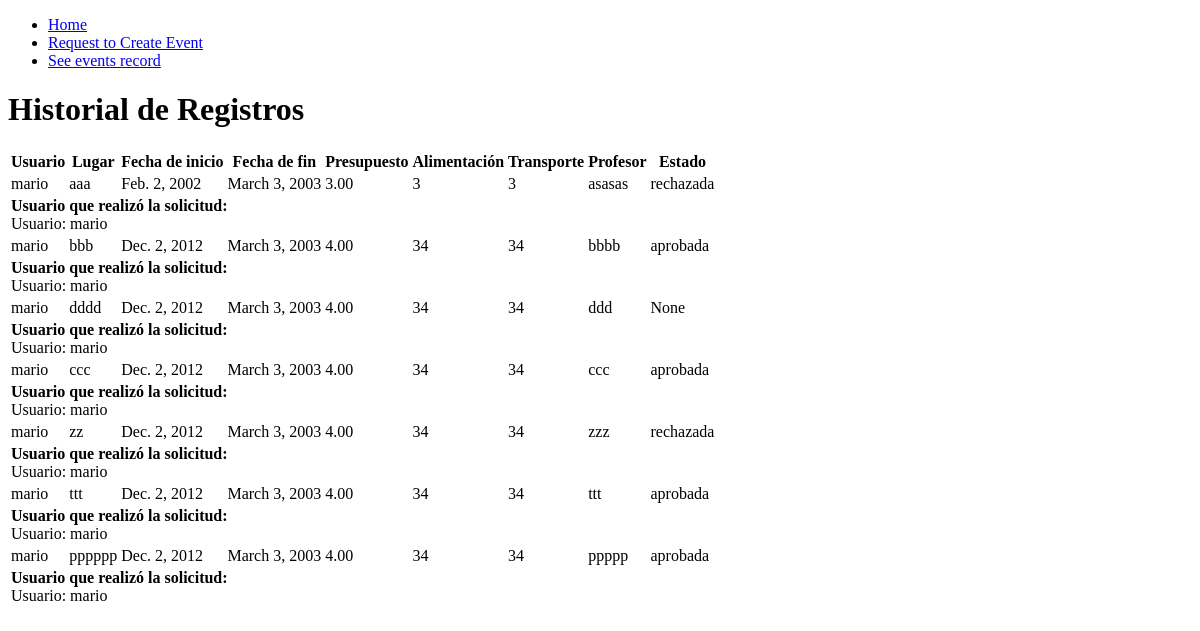
Page /event-record/ on the earlier database version.
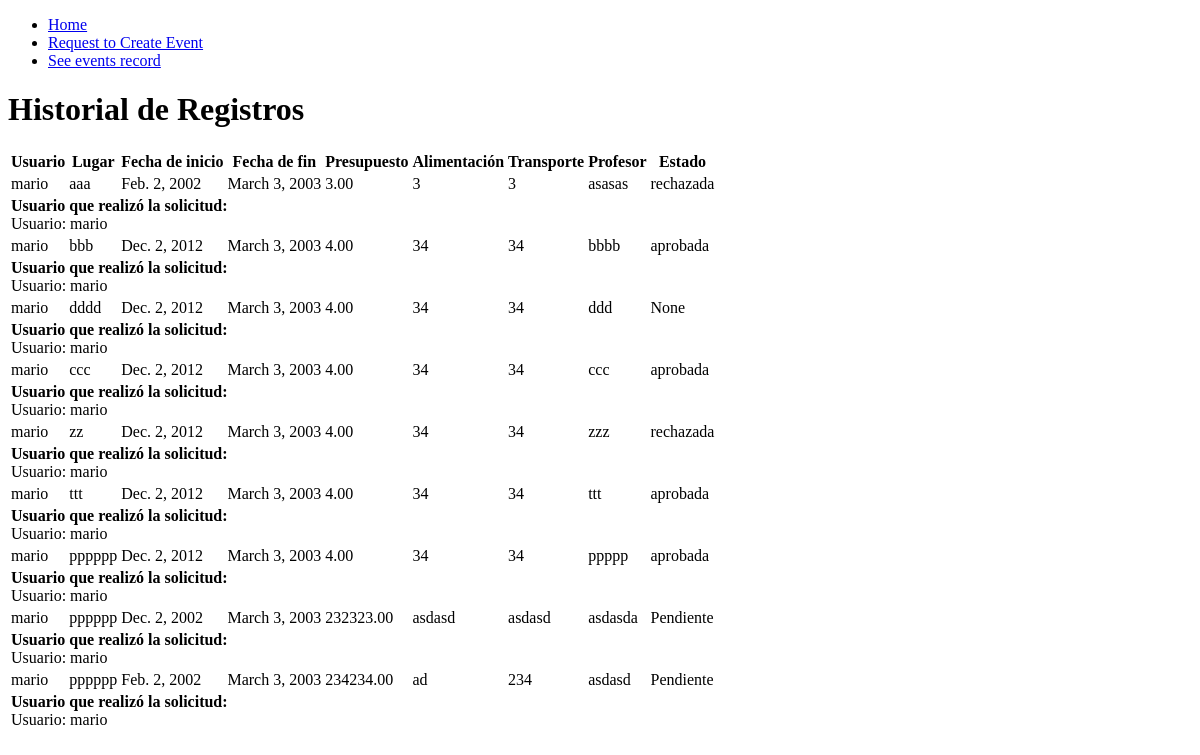
Same page on the later database version.
### myapp/models.py (models this page shows, shortened)
class EventRequest(models.Model):
    usuario = models.ForeignKey(User, null=True, on_delete=models.CASCADE)
    lugar = models.CharField(max_length=200)
    fecha_inicio = models.DateField()
    fecha_fin = models.DateField()
    presupuesto = models.DecimalField(max_digits=10, decimal_places=2)
    alimentacion = models.CharField(max_length=200)
    transporte = models.CharField(max_length=200)
    profesor = models.CharField(max_length=200)
    estado_solicitud = models.CharField(null=True, max_length=200, default='Pendiente')

### myapp/views.py (the view)
# urls.py: path('event-record/', views.eventRecord,
def eventRecord(request):
    eventos = EventRequest.objects.all()
    return render(request, 'event_record.html', {'eventos': eventos})

### myapp/templates/event_record.html (shortened to what this page needs)
<!DOCTYPE html>
<html lang="es">
<head>
</head>
<body>
    {% extends 'layouts/base.html' %}
    {% block content %}
    <h1>Historial de Registros</h1>
    <table>
        <thead>
            <tr>
                <th>Usuario</th>
                <th>Lugar</th>
                <th>Fecha de inicio</th>
                <th>Fecha de fin</th>
                <th>Presupuesto</th>
                <th>Alimentación</th>
                <th>Transporte</th>
                <th>Profesor</th>
                <th>Estado</th>
            </tr>
        </thead>
        <tbody>
            {% for evento in eventos %}
            <tr>
                <td>{{ evento.usuario }}</td>
                <td>{{ evento.lugar }}</td>
                <td>{{ evento.fecha_inicio }}</td>
                <td>{{ evento.fecha_fin }}</td>
                <td>{{ evento.presupuesto }}</td>
                <td>{{ evento.alimentacion }}</td>
                <td>{{ evento.transporte }}</td>
                <td>{{ evento.profesor }}</td>
                <td>{{ evento.estado_solicitud }}</td>
            </tr>
            <tr>
                <td colspan="8">
                    <strong>Usuario que realizó la solicitud:</strong><br>
                    Usuario: {{ evento.usuario.username }}<br>
                </td>
            </tr>
            {% endfor %}
        </tbody>
    </table>
    {% endblock %}

Differences in the rows shown:
added EventRequest: usuario "mario", lugar "pppppp", fecha_inicio "Dec. 2, 2002", fecha_fin "March 3, 2003", presupuesto "232323.00", alimentacion "asdasd", transporte "asdasd", profesor "asdasda", estado_solicitud "Pendiente", usuario.username "mario"
added EventRequest: usuario "mario", lugar "pppppp", fecha_inicio "Feb. 2, 2002", fecha_fin "March 3, 2003", presupuesto "234234.00", alimentacion "ad", transporte "234", profesor "asdasd", estado_solicitud "Pendiente", usuario.username "mario"
